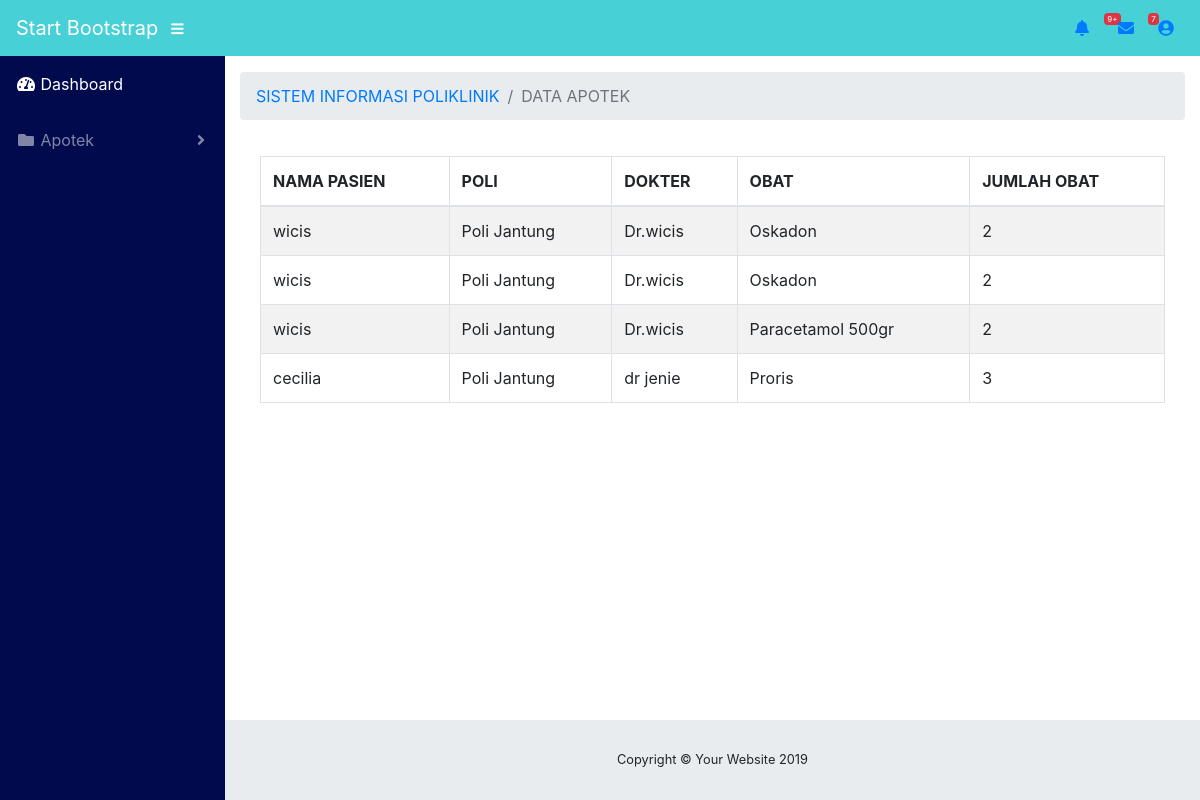
The app's page /data_apotek.php (signed in) with its own data.
### tables this page shows
CREATE TABLE IF NOT EXISTS `tb_resep` (
  `id_resep` varchar(100) NOT NULL,
  `id_pemeriksaan` varchar(100) NOT NULL,
  `nm_pasien` varchar(100) NOT NULL,
  `nm_poli` varchar(100) NOT NULL,
  `nm_dokter` varchar(100) NOT NULL,
  `nm_obat` varchar(100) NOT NULL,
  `kd_obat` varchar(100) NOT NULL,
  `tarif_obat` int(100) NOT NULL,
  `jml_obat` int(100) NOT NULL,
  `total` int(100) NOT NULL
);

### data_apotek.php (the view, shortened to what this page needs)
 <!DOCTYPE html>
<html lang="en">
<head>
  <link href="vendor/fontawesome-free/css/all.min.css" rel="stylesheet" type="text/css">
  <link href="vendor/datatables/dataTables.bootstrap4.css" rel="stylesheet">
  <link href="css/sb-admin.css" rel="stylesheet">
</head>
<body id="page-top">
  <nav class="navbar navbar-expand static-top" style="background-color: #47D0D6;">
    <a class="navbar-brand mr-1" style="color: white" href="index.html">Start Bootstrap</a>
    <button class="btn btn-link btn-sm text-white order-1 order-sm-0" id="sidebarToggle" href="#">
      <i class="fas fa-bars"></i>
    </button>
    <ul class="navbar-nav ml-auto ml-md-0">
      <li class="nav-item dropdown no-arrow mx-1">
        <a class="nav-link dropdown-toggle" href="#" id="alertsDropdown" role="button" data-toggle="dropdown" aria-haspopup="true" aria-expanded="false">
          <i class="fas fa-bell fa-fw"></i>
          <span class="badge badge-danger">9+</span>
        </a>
      </li>
      <li class="nav-item dropdown no-arrow mx-1">
        <a class="nav-link dropdown-toggle" href="#" id="messagesDropdown" role="button" data-toggle="dropdown" aria-haspopup="true" aria-expanded="false">
          <i class="fas fa-envelope fa-fw"></i>
          <span class="badge badge-danger">7</span>
        </a>
      </li>
      <li class="nav-item dropdown no-arrow">
        <a class="nav-link dropdown-toggle" href="#" id="userDropdown" role="button" data-toggle="dropdown" aria-haspopup="true" aria-expanded="false">
          <i class="fas fa-user-circle fa-fw"></i>
        </a>
      </li>
    </ul>
  </nav>
  <div id="wrapper">
    <ul class="sidebar navbar-nav" style="background-color: #000A4D;">
      <li class="nav-item active">
        <a class="nav-link" href="data_apotek.php">
          <i class="fas fa-fw fa-tachometer-alt"></i>
          <span>Dashboard</span>
        </a>
      </li>
      <li class="nav-item dropdown">
        <a class="nav-link dropdown-toggle" href="#" id="pagesDropdown" role="button" data-toggle="dropdown" aria-haspopup="true" aria-expanded="false">
          <i class="fas fa-fw fa-folder"></i>
          <span>Apotek</span>
        </a>
      </li>
    </ul>
    <div id="content-wrapper">
      <div class="container-fluid">
        <ol class="breadcrumb">
          <li class="breadcrumb-item">
            <a href="index_admin.php">SISTEM INFORMASI POLIKLINIK</a>
          </li>
          <li class="breadcrumb-item active">DATA APOTEK</li>
        </ol>
      <div class="card-body">
                        <div class="table-responsive">
                            <table class="table table-bordered table-striped table-hover js-basic-example dataTabl">
                                <thead>
                                    <tr>
                                        <th>NAMA PASIEN</th>
                                        <th>POLI</th>
                                        <th>DOKTER</th>
                                        <th>OBAT</th>
                                        <th>JUMLAH OBAT</th>
                                    </tr>
                                </thead>
                                <tbody>
                                    <?php
                    include "koneksi.php";
                        $query="SELECT * FROM tb_resep";
                        $result= mysqli_query($conn, $query);
                        if(mysqli_num_rows($result) >0){
                            while($data=mysqli_fetch_assoc($result)){
                ?>
                <tr>
                    <td><?php echo $data["nm_pasien"];   ?></td>
                    <td><?php echo $data["nm_poli"];   ?></td>
                    <td><?php echo $data["nm_dokter"];   ?></td>
                    <td><?php echo $data["nm_obat"];   ?></td>
                    <td><?php echo $data["jml_obat"];   ?></td>
                </tr>
                <?php
                    }
                }
                ?>
                                </tbody>
                            </table>
                        </div>
  </div>
      <footer class="sticky-footer">
        <div class="container my-auto">
          <div class="copyright text-center my-auto">
            <span>Copyright © Your Website 2019</span>
          </div>
        </div>
      </footer>
    </div>
  </div>
</body>
</html>

### records on screen
tb_resep: nm_pasien "wicis", nm_poli "Poli Jantung", nm_dokter "Dr.wicis", nm_obat "Oskadon", jml_obat "2"
tb_resep: nm_pasien "wicis", nm_poli "Poli Jantung", nm_dokter "Dr.wicis", nm_obat "Oskadon", jml_obat "2"
tb_resep: nm_pasien "wicis", nm_poli "Poli Jantung", nm_dokter "Dr.wicis", nm_obat "Paracetamol 500gr", jml_obat "2"
tb_resep: nm_pasien "cecilia", nm_poli "Poli Jantung", nm_dokter "dr jenie", nm_obat "Proris", jml_obat "3"
